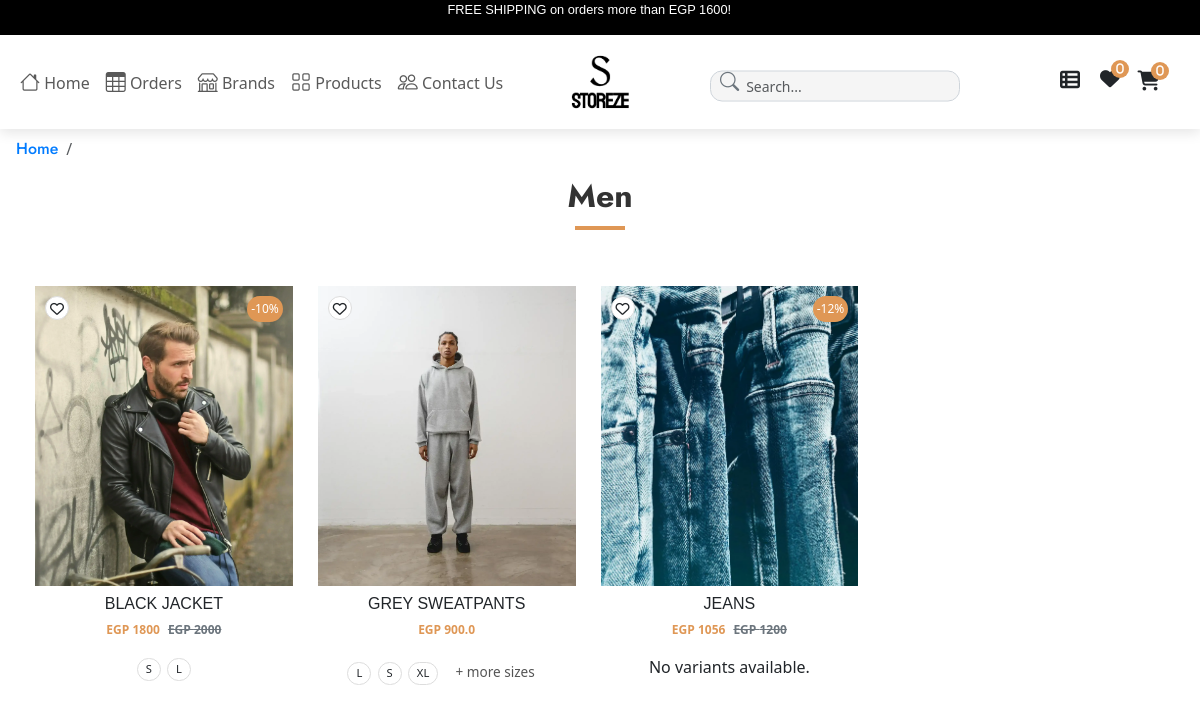
Before: /categories/8/ with the older database file.
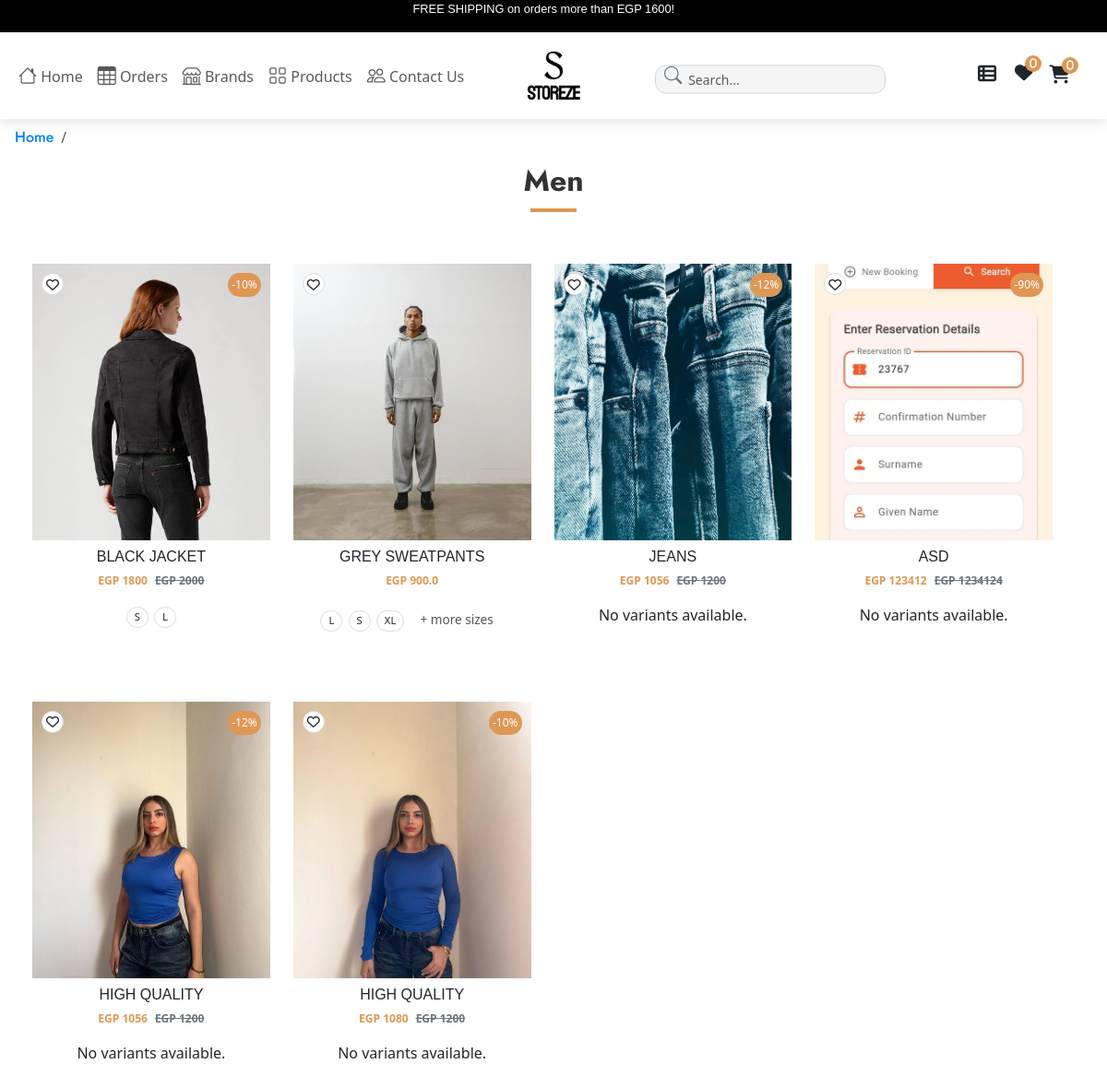
After: the same page with the newer database file.
### app/models.py (models this page shows, shortened)
class Product(models.Model):
    VARIANTS = (
        ('None', 'None'),
        ('Size', 'Size'),
    )
    total_quantity = models.IntegerField()
    vendor = models.ForeignKey(Vendor, on_delete=models.CASCADE, related_name='products', null=True, blank=True)  # Link product to a vendor
    availability = models.IntegerField(null=True)
    featured_image = models.ImageField(upload_to='media/product_imgs', max_length=255, blank=True, null=True)
    product_name = models.CharField(max_length=600)
    Brand = models.ForeignKey(Brand, related_name='products', on_delete=models.CASCADE, null=True)
    price = models.IntegerField()
    discount = models.IntegerField()
    tax = models.IntegerField(null=True)
    variant = models.CharField(max_length=10, choices=VARIANTS, default='None')
    packing_cost = models.IntegerField(null=True)
    product_information = models.CharField(max_length=900, null=True)
    model_name = models.CharField(max_length=900)
    categories = models.ForeignKey(Category, related_name='products', on_delete=models.CASCADE)
    color = models.ManyToManyField(Color, related_name='products', null=True)
    tags = models.CharField(max_length=900)
    description = models.CharField(max_length=900, null=True)
    section = models.ForeignKey(Section, on_delete=models.DO_NOTHING)
    slug = models.SlugField(default='', max_length=900, null=True, blank=True)
    main_categorys = models.ForeignKey(Main_Category, on_delete=models.CASCADE, null=True, blank=True)
    def get_absolute_url(self):
        from django.urls import reverse
        return reverse("product_detail", kwargs={'slug': self.slug})
    class Meta:
        db_table = "app_Product"

class ProductVariation(models.Model):
    product = models.ForeignKey(Product, on_delete=models.CASCADE, related_name='variations')
    size = models.ForeignKey(Size, on_delete=models.CASCADE)
    stock = models.PositiveIntegerField(default=0)  # Track available stock for each size
    price = models.DecimalField(max_digits=10, decimal_places=2, default=0)  # Price for specific variations
    discount = models.DecimalField(max_digits=5, decimal_places=2, default=0, blank=True, null=True)  # Discount for specific variations
    class Meta:
        unique_together = ('product', 'size')  # Ensure unique combinations of product and size

class Size(models.Model):
    name = models.CharField(max_length=100)
    code = models.CharField(max_length=10, blank=True,null=True)

### app/views.py (the view)
# urls.py: path('categories/<int:category_id>/', views.category_detail, name='category_detail'),
def category_detail(request, category_id):
    sub_category = Sub_Category.objects.all()
    categories = Category.objects.all()
    category = get_object_or_404(Category, pk=category_id)
    products = category.products.all()  # Access related products using the 'products' related_name
    return render(request, 'categories/category_detail.html', {'category': category, 'products': products, 'categories': categories, 'sub_category': sub_category})

### app/context_processors.py (called while the page is built)
def wishlist_count(request):
    if request.user.is_authenticated:
        return {'wishlist_count': Wishlist.objects.filter(user=request.user).count()}
    return {'wishlist_count': 0}

### app/models.py (called while the page is built)
    def __str__(self):
        return self.name

### app/templatetags/product_tags.py (called while the page is built)
@register.simple_tag
def call_sellprice(price, discount):
    try:
        price = float(price)
        discount = float(discount) if discount else 0  # Convert discount to float or default to 0 if None
        if discount == 0:
            return price
        sellprice = price - (price * discount / 100)
        return math.floor(sellprice)
    except (ValueError, TypeError):
        return price

### app/templates/categories/category_detail.html (shortened to what this page needs)
{% extends 'app/base.html' %}
{% load product_tags %}
{% block content %}
<div class="mt-2 mx-3">
    <nav aria-label="breadcrumb">
        <ol class="breadcrumb">
            <li class="breadcrumb-item jost-nav"><a href="/">Home</a></li>
            <li class="breadcrumb-item active" aria-current="page"></li>
        </ol>
    </nav>
</div>
<div class="mx-3">
    <h1 class="category-detail-title text-center jost-navy">{{ category.name }}</h1>
</div>
        {% if products %}
            <div class="container">
                <div class="row" id="product-list">
                    {% for i in products %}
                    <div class="col-6 product-card" data-category="{{ i.main_categories }}" data-brand="{{ i.categories }}" data-price="{% call_sellprice i.price i.discount %}">
                        <div class="product-image position-relative">
                            <a href="{{ i.get_absolute_url }}">
                                <img src="{{ i.featured_image.url }}" alt="{{ i.product_name }}">
                            </a>
                            {% if i.discount %}
                                <span class="off">-{{ i.discount }}%</span>
                            {% endif %}
                            {% if i.id %}
                                <div class="wishlist-btn">
                                    <a href="{% url 'add_to_wishlist' i.id %}">
                                        <i class="fa-regular fa-heart text-dark"></i>
                                    </a>
                                </div>
                            {% else %}
                                <p>No product ID available</p>
                            {% endif %}
                        </div>
                        <h6 class="text-center mt-2 tuffy-regular">{{ i.product_name }}</h6>
                        <div class="product-price text-center d-flex justify-content-center align-items-center gap-2">
                            <p class="mb-0 fw-bold">
                                EGP {% call_sellprice i.price i.discount %}
                            </p>
                            {% if i.discount %}
                                <del class="text-secondary"> EGP {{ i.price }} </del>
                            {% endif %}
                        </div>
                        <div class="product-variants mt-3 text-center">
                            {% if i.variations.all %}
                                <div class="sizes">
                                    <ul class="list-inline">
                                        {% for variant in i.variations.all %}
                                            {% if forloop.counter <= 3 %}
                                                <li class="list-inline-item" style="font-size: 0.70rem; padding: 2px 8px; border: 1px solid #ddd; border-radius: 15px; margin: 1px;"
                                                    {% if not data.in_stock %}opacity: 0.4;{% endif %}>
                                                    {{ variant.size.name }}
                                                </li>
                                            {% endif %}
                                        {% endfor %}
                                        {% if i.variations.all|length > 3 %}
                                            <li class="list-inline-item" style="font-size: 0.85rem; padding: 5px 10px; border-radius: 4px; margin: 2px; color: #555;">
                                                + more sizes
                                            </li>
                                        {% endif %}
                                    </ul>
                                </div>
                            {% else %}
                                <p>No variants available.</p>
                            {% endif %}
                        </div>
                    </div>
                    {% endfor %}
                </div>
            </div>
        {% else %}
            <p>No products available for this category.</p>
        {% endif %}
{% endblock %}

Changed rows visible on the page:
changed Product "BLACK JACKET": featured_image: a different picture
changed Product "GREY SWEATPANTS": featured_image: a different picture
added Product: featured_image (picture), discount "90", product_name "ASD", price+discount "123412", price "1234124", shows "No variants available."
added Product: featured_image (picture), discount "12", product_name "HIGH QUALITY", price+discount "1056", price "1200", shows "No variants available."
added Product: featured_image (picture), discount "10", product_name "HIGH QUALITY", price+discount "1080", price "1200", shows "No variants available."
